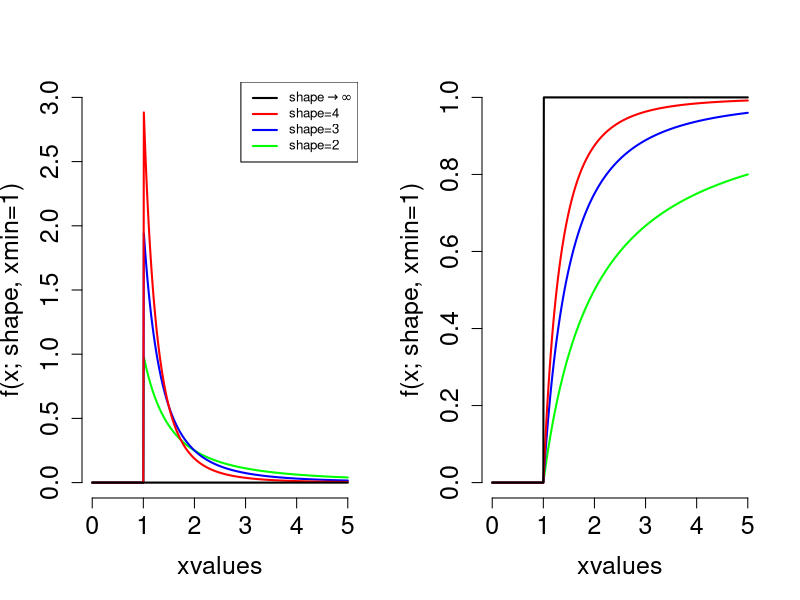

Recreate this plot in R.
### Hü1 - 2

# shape = a
# Ihre Funktionen sollten
# - die übergebenen Parameter shape und xmin überprüfen,
# - vektorisiert sein (also: einen Vektor x akzeptieren, nicht nur ein einzelnes x),
# - korrekte Werte für x außerhalb des Trägers der Verteilung zurückliefern.

# Pareto-Dichte
# f(x) = (a-1)/x_min * (x/x_min)^(-a)
# Dichte Pareto-Vert.
dpareto_1 <- function(x, shape, xmin) {
  if (is.numeric(x)==FALSE){stop("x must be numeric")}
  if (is.numeric(shape)==FALSE){stop("shape must be numeric")}
  if (is.numeric(xmin)==FALSE){stop("xmin must be numeric")}
  
  if (any(x<xmin) & length(x)==1){warning("x is not larger than xmin.")}
  if (any(x<xmin) & length(x)>1 ){warning("not all x are larger than xmin.")}
  if (xmin<=0){stop("xmin must be larger zero")}
  if (shape<=1){stop("shape must be larger one")}
  
  sapply(x, dpareto_1_support, shape=shape, xmin=xmin)
}

dpareto_1_support <- function(x, shape, xmin){
  if (x<=xmin){
    0
  } 
  else {
   (shape - 1) / xmin * (x / xmin)^(-shape)
  }
}
  

ppareto_1 <- function(p, shape, xmin){
  if (is.numeric(p)==FALSE){stop("p must be numeric")}
  if (is.numeric(shape)==FALSE){stop("shape must be numeric")}
  if (is.numeric(xmin)==FALSE){stop("xmin must be numeric")}
  
  if (any(p<xmin) & length(p)==1){warning("p is not larger than xmin.")}
  if (any(p<xmin) & length(p)>1 ){warning("not all p are larger than xmin.")}
  if (xmin<=0){stop("xmin must be larger zero")}
  if (shape<=1){stop("shape must be larger one")}
  
  sapply(p, ppareto_1_support, shape=shape, xmin=xmin)
  
}

ppareto_1_support <- function(p, shape, xmin){
  if (p<=xmin){
    0
  } 
  else {
    1 - (p / xmin)^(-shape + 1)
  }
}
 

par(mfrow=c(1,2))

xvalues=seq(from=0, to=5, by=0.01)
plot(xvalues, dpareto_1(xvalues, shape=2, xmin=1), col="green", lwd=2, type="l", 
     cex.lab=1.5, cex.axis=1.5, xlim=c(0,5), ylim=c(0,3),frame.plot=FALSE, ylab="f(x; shape, xmin=1)")
lines(xvalues, dpareto_1(xvalues, shape=3, xmin=1), col="blue", lwd=2)
lines(xvalues, dpareto_1(xvalues, shape=4, xmin=1), col="red", lwd=2)
lines(xvalues, dpareto_1(xvalues, shape=1e15, xmin=1), col="black", lwd=2)
legend("topright", c(expression(shape%->%infinity),"shape=4","shape=3","shape=2"),
       col=c("black","red","blue","green"), lty=c(1,1,1), lwd=c(2,2,2),
       cex=0.8)


xvalues=seq(from=0, to=5, by=0.01)
plot(xvalues, ppareto_1(xvalues, shape=2, xmin=1), col="green", lwd=2, type="l", 
     cex.lab=1.5, cex.axis=1.5, xlim=c(0,5), ylim=c(0,1),frame.plot=FALSE, ylab="f(x; shape, xmin=1)")
lines(xvalues, ppareto_1(xvalues, shape=3, xmin=1), col="blue", lwd=2)
lines(xvalues, ppareto_1(xvalues, shape=4, xmin=1), col="red", lwd=2)
lines(xvalues, ppareto_1(xvalues, shape=1e15, xmin=1), col="black", lwd=2)




# Problem: grüne Linie wird nicht richtig angezeigt, aber ich denke auch 
# irgendwie, dass sie falsch ist. x darf ja nicht kleiner als xmin sein?!